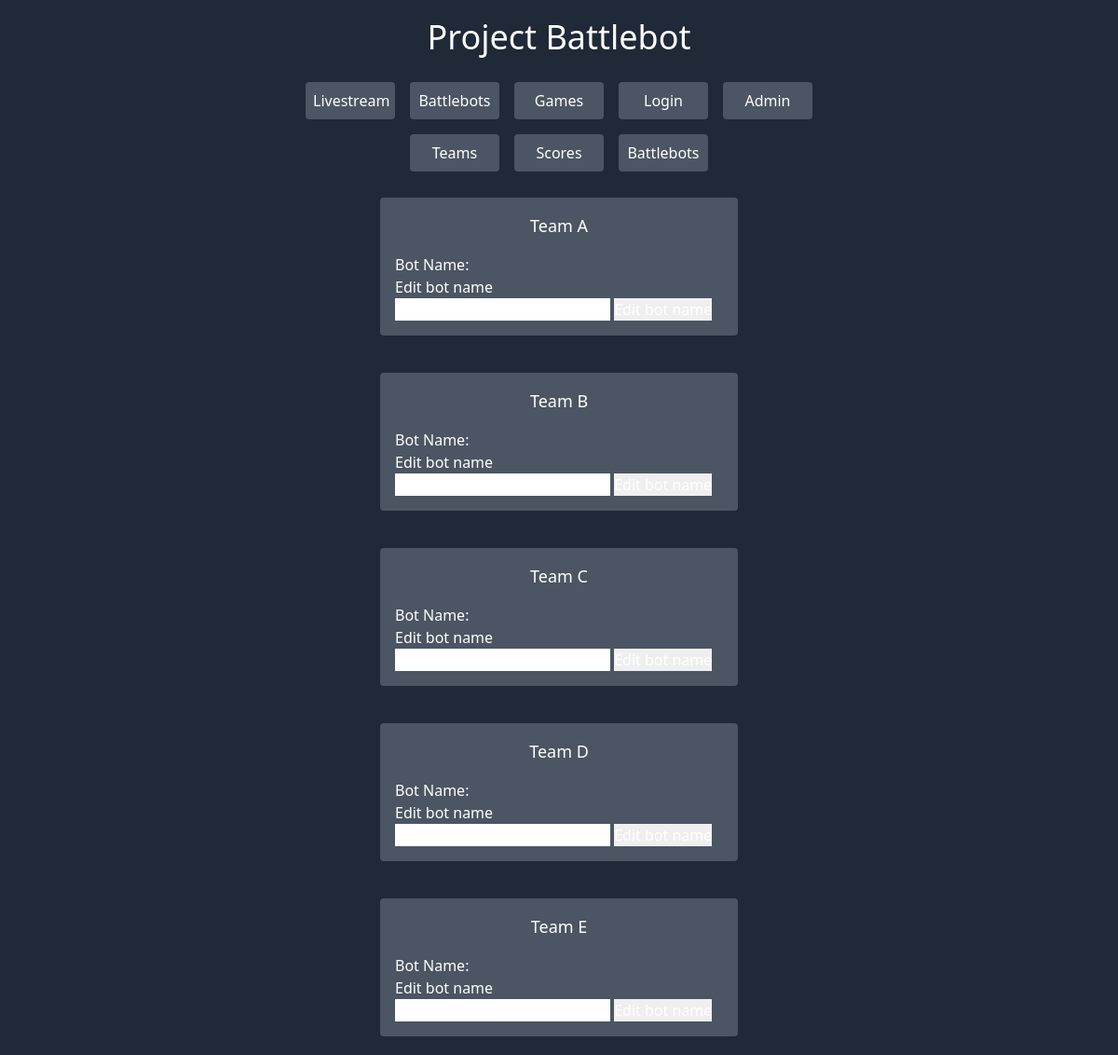
Before: /adminbots.php with the older database file.
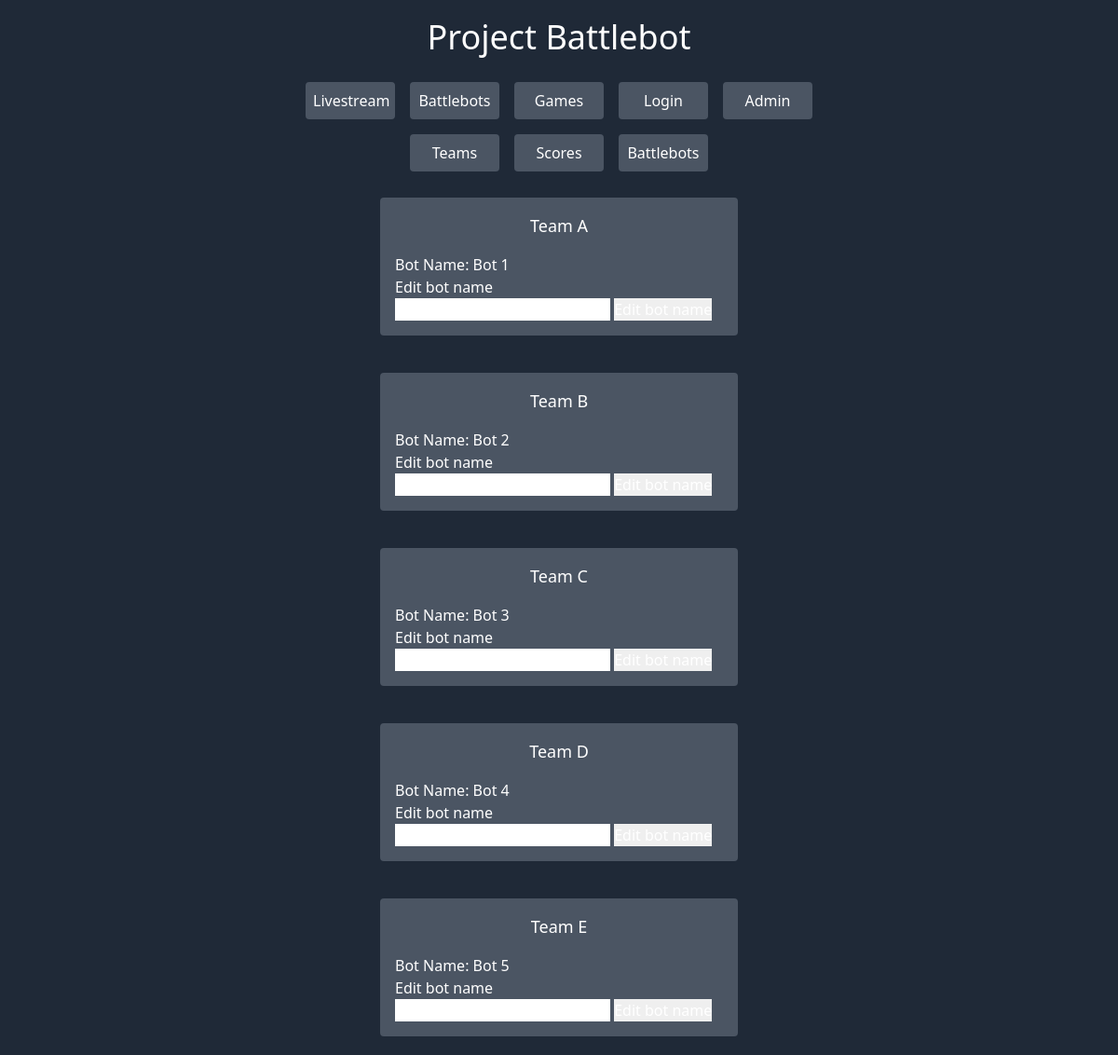
After: the same page with the newer database file.
### tables this page shows
CREATE TABLE `robots` (
  `robot_id` int(11) NOT NULL,
  `team` varchar(45) NOT NULL,
  `bot_name` varchar(45) NOT NULL,  
  `game1_score` int(11),
  `game2_score` int(11),
  `game3_score` int(11),
  `last_update` timestamp NOT NULL DEFAULT current_timestamp() ON UPDATE current_timestamp(),
  `insert_time` timestamp NOT NULL DEFAULT current_timestamp()
);

### adminbots.php (the view, shortened to what the changed rows need)
<?php
$conn= mysqli_connect("localhost","root","");
mysqli_select_db($conn,"robolympics");
?>
<!doctype html>
<html lang="en">
<head>
    <link href="css/styles.css" rel="stylesheet" type="text/css">
</head>
<body class="min-h-full bg-gray-800 text-white">
    <h1 class="text-center text-4xl m-5">Project Battlebot</h1>
    <div class="flex justify-center font-medium">
        <div class="flex-col w-96 m-5 p-4 bg-gray-600 rounded">
            <div class="flex w-full justify-center mb-4">
                <h2 class="font-medium text-lg self-center truncate">Team A</h2>
            </div>
            <div class="flex w-full justify-left">
                <h3 class="font-medium text-base self-center truncate">Bot Name:
				<?php
					$result= mysqli_query($conn, "SELECT * FROM robots WHERE team='A'");
					while ($row = mysqli_fetch_array($result)) {
						$name = $row['bot_name'];
						echo $name;
					}
				?>
				</h3>
            </div>
        </div>
    </div>
    <div class="flex justify-center font-medium">
        <div class="flex-col w-96 m-5 p-4 bg-gray-600 rounded">
            <div class="flex w-full justify-center mb-4">
                <h2 class="font-medium text-lg self-center truncate">Team B</h2>
            </div>
            <div class="flex w-full justify-left">
                <h3 class="font-medium text-base self-center truncate">Bot Name:
				<?php
					$result= mysqli_query($conn, "SELECT * FROM robots WHERE team='B'");
					while ($row = mysqli_fetch_array($result)) {
						$name = $row['bot_name'];
						echo $name;
					}
				?>
				</h3>
            </div>
        </div>
    </div>
    <div class="flex justify-center font-medium">
        <div class="flex-col w-96 m-5 p-4 bg-gray-600 rounded">
            <div class="flex w-full justify-center mb-4">
                <h2 class="font-medium text-lg self-center truncate">Team C</h2>
            </div>
            <div class="flex w-full justify-left">
                <h3 class="font-medium text-base self-center truncate">Bot Name:
				<?php
					$result= mysqli_query($conn, "SELECT * FROM robots WHERE team='C'");
					while ($row = mysqli_fetch_array($result)) {
						$name = $row['bot_name'];
						echo $name;
					}
				?>
				</h3>
            </div>
        </div>
    </div>
    <div class="flex justify-center font-medium">
        <div class="flex-col w-96 m-5 p-4 bg-gray-600 rounded">
            <div class="flex w-full justify-center mb-4">
                <h2 class="font-medium text-lg self-center truncate">Team D</h2>
            </div>
            <div class="flex w-full justify-left">
                <h3 class="font-medium text-base self-center truncate">Bot Name:
				<?php
					$result= mysqli_query($conn, "SELECT * FROM robots WHERE team='D'");
					while ($row = mysqli_fetch_array($result)) {
						$name = $row['bot_name'];
						echo $name;
					}
				?>
				</h3>
            </div>
        </div>
    </div>
    <div class="flex justify-center font-medium">
        <div class="flex-col w-96 m-5 p-4 bg-gray-600 rounded">
            <div class="flex w-full justify-center mb-4">
                <h2 class="font-medium text-lg self-center truncate">Team E</h2>
            </div>
            <div class="flex w-full justify-left">
                <h3 class="font-medium text-base self-center truncate">Bot Name:
				<?php
					$result= mysqli_query($conn, "SELECT * FROM robots WHERE team='E'");
					while ($row = mysqli_fetch_array($result)) {
						$name = $row['bot_name'];
						echo $name;
					}
				?>
				</h3>
            </div>
        </div>
    </div>
</body>
</html>

Changed rows visible on the page:
added robots: bot_name "Bot 1", shown under "Bot Name: Bot 1"
added robots: bot_name "Bot 2", shown under "Bot Name: Bot 2"
added robots: bot_name "Bot 3", shown under "Bot Name: Bot 3"
added robots: bot_name "Bot 4", shown under "Bot Name: Bot 4"
added robots: bot_name "Bot 5", shown under "Bot Name: Bot 5"
